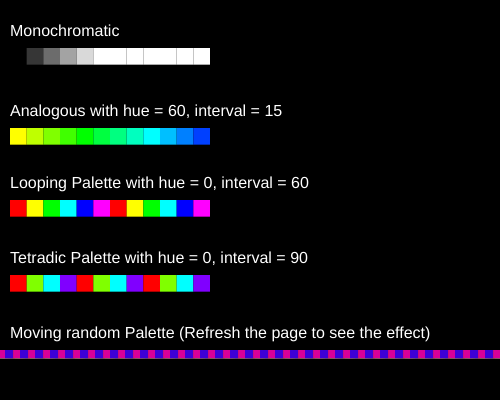
Frame 1 (no input)
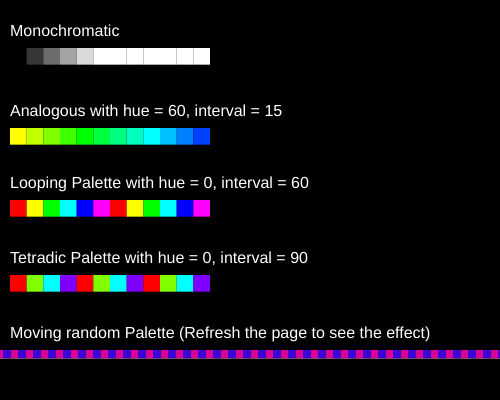
Frame 60 (no input)
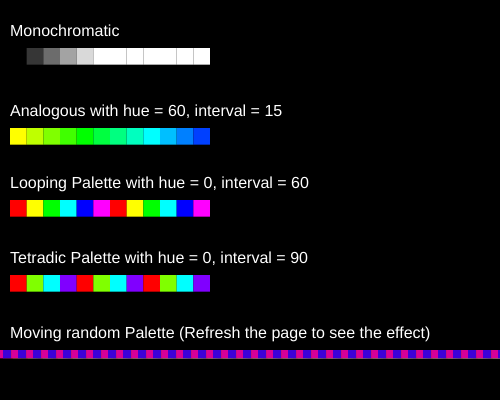
Frame 120 (the mouse pressed at the canvas centre since frame 60)

The p5.js sketch that drew these frames (run headless with seeded random() and noise() and a simulated clock; from frame 60 on, the mouse is pressed at the canvas centre):

// p5.js sketch
// ── sketch.js
///
/// Generating computational pallettes.
/// by Evan Raskob <e.raskob@gold.ac.uk>
//
/// - Demonstrating how to use HSB to create pallettes.
/// - Use this as a template for your assignment.

/// Different pallettes are implemented in separate functions
/// so you can choose which to run in your main draw() loop.
/// Each one takes in a start x and y coordinate and the size
/// of the pallette to draw on the screen, so you can draw
/// multiple pallettes at the same time in different areas.

///---------------------------------------------------------
///---------------YOUR TASK-----------------------------------
///---------------------------------------------------------

/// Look for lines that start with '// FINISH THIS'

/// 1. Look over all the code
/// 2. Finish the createAnalogousPalette() function according to the instructions
/// 3. Create 4 different color palettes using createAnalogousPalette() and
///   createMonochromaticPalette() and draw them using drawPalette(). Explain the
///   theory behind each one in a brief comment when you create it (at least give
///   the name of the colour scheme). Try to use terms from the class readings
///   and your previous experiments.
///   See also http://printingcode.runemadsen.com/lecture-color/

///---------------------------------------------------------------------

/**
 * Draw any array of colours, i.e. a palette.
 *
 * @param {Array} palette Array of colour values to draw
 * @param {Number} startX Start x coordinate for pallette
 * @param {Number} startY Start y coordinate for pallette
 * @param {Number} size Size of the entire pallette to draw on the screen in pixels
 */

//This moves my random Palette
var moveX = 0;

function drawPallette(palette, startX, startY, size) {
  let numberOfColors = palette.length; // total colours to draw

  // size of each of the pallette's color swatches in pixels
  let swatchSize = size / numberOfColors;

  push(); // save drawing state
  translate(startX, startY); // move to start x,y position

  for (let colorIndex = 0; colorIndex < numberOfColors; colorIndex++) {
    noStroke();
    rectMode(CORNER);

    // draw color square
    fill(palette[colorIndex]);
    rect(0, 0, swatchSize, swatchSize);

    // move drawing cursor to next position for next loop
    translate(swatchSize, 0);
  }
  pop(); // return to original drawing state
}

///---------------------------------------------------------

// A monochromatic color scheme. That means it is all the same colour (hue),
// with different shades represented by using fixed intervals of brightness.
// Note that the saturation stays the same throughout.

/**
 * @param {Number} hue Hue angle for this color range, from 0-359
 * @param {Number} sat how "colorful" or gray this color is, from 0-100
 * @param {Number} numberOfColors number of colors in this pallette
 * @returns {Array} An array of colour values
 */
function createMonochromaticPalette(hue, sat, numberOfColors) {
  let palette = []; // empty array to fill with colours and return at end
  let maxBrightness = 255; // max brightness value for a colour

  colorMode(HSB); // correct color mode for color() function

  // for all shades of this colour, calculate colour values and add to array
  for (let colorIndex = 0; colorIndex < numberOfColors; colorIndex++) {
    let currentBrightness = (maxBrightness * colorIndex) / numberOfColors;
    let currentColor = color(hue, sat, currentBrightness);

    palette.push(currentColor);
  }

  // return array of colours
  return palette;
}

///---------------------------------------------------------
/// Finish this function! See below:
///---------------------------------------------------------

// Analogous colors: This is a polychromatic color scheme using
// fixed intervals of changing hue angles to generate a pallette
// of multiple hues (colors) that are close to one another.
//
// In other words, to create a pallette of 6 colours, start with
// a hue angle (say 0) and increase it by a fixed amount (say
// 30 degrees) 6 times to create 6 different color swatches of
// hues 0, 30, 60, 90, 120, 150. Brightness and saturation stay the same.

/**
 * @param {Number} hue Hue angle for this color range, from 0-359
 * @param {Number} sat how "colorful" or gray this color is, from 0-100
 * @param {Number} bright brightness of colours, from 0-255
 * @param {Number} hueInterval interval between hue values for each colour (hue is 0-360 total)
 * @param {Number} numberOfColors number of colors in this pallette
 * @returns {Array} An array of colour values
 */
function createAnalogousPalette(hue, sat, bright, hueInterval, numberOfColors) {
  let palette = []; // empty array to fill with colours and return at end

  colorMode(HSB); // correct color mode for color() function

  for (let i = 0; i < numberOfColors; i++) {
    // FINISH THIS: how do we calculate the current hue?
    let currentHue = (hue + i * hueInterval) % 360; // fix this! It's not 0

    // calculate current colour
    let currentColor = color(currentHue, sat, bright);

    // FINISH THIS: add to the palette array and return it at the end
    // ...
    palette.push(currentColor);
  }

  // FINISH THIS: return the palette at the end
  // ...
  return palette;
}

//--------------------------------------------------------------
/// Global variables

let monochromaticPalette; // this will hold our palette array
let analogousPalette; // this will hold our palette array

// FINISH THIS: save custom palettes into these arrays in the setup() function:

let myPalette1; // this will hold another palette array
let myPalette2; // this will hold another palette array
let myPalette3; // this will hold another palette array

//--------------------------------------------------------------

///-------------------------------------------
///----------SETUP----------------------------
///-------------------------------------------

function setup() {
  /// You can change the size of your drawing canvas if needed!
  createCanvas(500, 400);

  // We can use HSB mode as follows
  // from (https://p5js.org/reference/#/p5/colorMode):
  // Setting colorMode(HSB) lets you use the HSB system instead.
  // By default, this is colorMode(HSB, 360, 100, 100, 1).
  // You can also use HSL instead of HSB.

  colorMode(HSB);

  let hue = 60;
  let sat = 100;
  let bright = 100;
  let hueInterval = 15;
  let numberOfColors = 12;

  // calculate palettes
  monochromaticPalette = createMonochromaticPalette(
    hue,
    sat - 200,
    numberOfColors
  );
  analogousPalette = createAnalogousPalette(
    hue,
    sat,
    bright,
    hueInterval,
    numberOfColors
  );

  // FINISH THIS: create your own palettes:
  //myPalette1 = ???
  //myPalette2 = ???
    
//Looping Palette 
  hue = 0;
  hueInterval = 60;
  myPalette1 = createAnalogousPalette(
    hue,
    sat,
    bright,
    hueInterval,
    numberOfColors
  );

    
//Tetradic Palette
  hueInterval = 90;
  myPalette2 = createAnalogousPalette(
    hue,
    sat,
    bright,
    hueInterval,
    numberOfColors
  );
// Moving Palette
  hue = random(0, 360);
  hueInterval = 60;
  bright = random(80, 100);
  myPalette3 = createAnalogousPalette(
    hue,
    sat,
    bright,
    hueInterval,
    numberOfColors
  );
}

///-------------------------------------------
///----------DRAW----------------------------
///-------------------------------------------

/// draw the pallettes.

function draw() {
  background(0);
  noStroke();

  // Label the pallette. See https://p5js.org/reference/#/p5/text
  fill(180); // gray
  textSize(16);
  text("Monochromatic", 10, 48 - 12);
  drawPallette(monochromaticPalette, 10, 48, 200);

  fill(180); // gray
  textSize(16);
  text("Analogous with hue = 60, interval = 15", 10, 128 - 12);
  // draw with hue = 220
  drawPallette(analogousPalette, 10, 128, 200);

  /// draw other pallettes below -- possibly resize your canvas.
  text("Looping Palette with hue = 0, interval = 60", 10, 200 - 12);
  drawPallette(myPalette1, 10, 200, 200);
 
  //Draws Tetradic Palette
  text("Tetradic Palette with hue = 0, interval = 90", 10, 275 - 12);
  drawPallette(myPalette2, 10, 275, 200);
    
    
  ///draws moving Palette which changes the hues randomly
  text("Moving random Palette (Refresh the page to see the effect)", 10, 350 - 12);
  //Forloop to move the x position of the Palette
  for (var i = 0; i < 50; i++) {
    drawPallette(myPalette3, moveX + i * 15, 350, 100);
    if (moveX + width >= width) {
      moveX = 0 - 250;
    }
  }

  moveX += 2;
}
